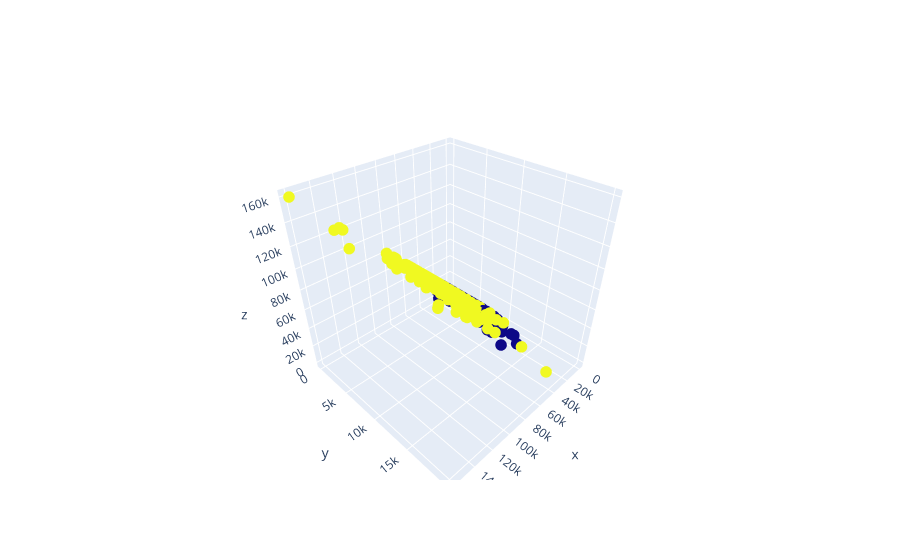

The cell this chart's notebook holds for it:
### Code cell
data["claster_k"].value_counts()
fig1 = go.Figure(data=[go.Scatter3d(x=data["author_playtime_forever"], y=data["author_playtime_last_two_weeks"], z=data["author_playtime_at_review"],mode="markers", marker_color=data["claster_k"], marker_size=4)])
fig1.show()

### Figure 1 — Plotly figure (JSON) as saved in the notebook; plotly's stock layout.template omitted (floating-point values rounded to 4 significant figures; data arrays with more than 128 entries replaced by an {"elided": "..."} marker saying what was removed)
{"data": [{"marker": {"color": {"elided": "9794 int values"}, "size": 4}, "mode": "markers", "type": "scatter3d", "x": {"elided": "9794 int values"}, "y": {"elided": "9794 int values"}, "z": {"elided": "9794 int values"}}], "layout": {}}
